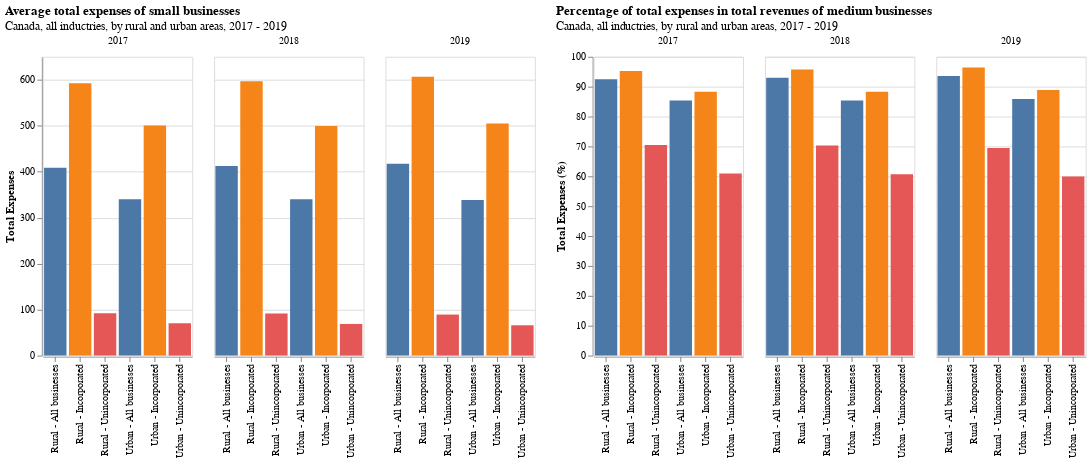

Notebook cell for this chart:
### Code cell
chart2 | chart2_1

### Figure 1 — Vega-Lite specification as saved in the notebook (floating-point values rounded to 4 significant figures)
{"config": {"view": {"continuousWidth": 400, "continuousHeight": 300}}, "hconcat": [{"data": {"name": "data-4d23ff3ced4921eadd13f910d44280ec"}, "mark": "bar", "encoding": {"color": {"field": "Incorporation status", "legend": null, "type": "nominal"}, "column": {"field": "Reference year", "title": "", "type": "quantitative"}, "x": {"field": "temp", "title": "", "type": "nominal"}, "y": {"field": "Total expenses", "title": "Total Expenses", "type": "quantitative"}}, "height": 300, "title": {"text": "Average total expenses of small businesses", "subtitle": "Canada, all inductries, by rural and urban areas, 2017 - 2019"}, "width": 150}, {"data": {"name": "data-6336bb674002d18063c7c28406f7abba"}, "mark": "bar", "encoding": {"color": {"field": "Incorporation status", "legend": null, "type": "nominal"}, "column": {"field": "Reference year", "title": "", "type": "quantitative"}, "x": {"field": "temp", "title": "", "type": "nominal"}, "y": {"field": "Total expenses (%)", "title": "Total Expenses (%)", "type": "quantitative"}}, "height": 300, "title": {"text": "Percentage of total expenses in total revenues of medium businesses", "subtitle": "Canada, all inductries, by rural and urban areas, 2017 - 2019"}, "width": 150}], "$schema": "https://vega.github.io/schema/vega-lite/v4.17.0.json", "datasets": {"data-4d23ff3ced4921eadd13f910d44280ec": [{"Reference year": 2017.0, "Location indicator": "Rural", "Total expenses": "92", "Incorporation status": "Unincorporated", "temp": "Rural - Unincorporated"}, {"Reference year": 2017.0, "Location indicator": "Rural", "Total expenses": "592.4", "Incorporation status": "Incorporated", "temp": "Rural - Incorporated"}, {"Reference year": 2017.0, "Location indicator": "Rural", "Total expenses": "408.7", "Incorporation status": "All businesses", "temp": "Rural - All businesses"}, {"Reference year": 2017.0, "Location indicator": "Urban", "Total expenses": "70.3", "Incorporation status": "Unincorporated", "temp": "Urban - Unincorporated"}, {"Reference year": 2017.0, "Location indicator": "Urban", "Total expenses": "500.6", "Incorporation status": "Incorporated", "temp": "Urban - Incorporated"}, {"Reference year": 2017.0, "Location indicator": "Urban", "Total expenses": "340.1", "Incorporation status": "All businesses", "temp": "Urban - All businesses"}, {"Reference year": 2018.0, "Location indicator": "Rural", "Total expenses": "91.5", "Incorporation status": "Unincorporated", "temp": "Rural - Unincorporated"}, {"Reference year": 2018.0, "Location indicator": "Rural", "Total expenses": "596.6", "Incorporation status": "Incorporated", "temp": "Rural - Incorporated"}, {"Reference year": 2018.0, "Location indicator": "Rural", "Total expenses": "412.5", "Incorporation status": "All businesses", "temp": "Rural - All businesses"}, {"Reference year": 2018.0, "Location indicator": "Urban", "Total expenses": "68.8", "Incorporation status": "Unincorporated", "temp": "Urban - Unincorporated"}, {"Reference year": 2018.0, "Location indicator": "Urban", "Total expenses": "499.2", "Incorporation status": "Incorporated", "temp": "Urban - Incorporated"}, {"Reference year": 2018.0, "Location indicator": "Urban", "Total expenses": "340.1", "Incorporation status": "All businesses", "temp": "Urban - All businesses"}, {"Reference year": 2019.0, "Location indicator": "Rural", "Total expenses": "89.2", "Incorporation status": "Unincorporated", "temp": "Rural - Unincorporated"}, {"Reference year": 2019.0, "Location indicator": "Rural", "Total expenses": "606.8", "Incorporation status": "Incorporated", "temp": "Rural - Incorporated"}, {"Reference year": 2019.0, "Location indicator": "Rural", "Total expenses": "417.2", "Incorporation status": "All businesses", "temp": "Rural - All businesses"}, {"Reference year": 2019.0, "Location indicator": "Urban", "Total expenses": "65.9", "Incorporation status": "Unincorporated", "temp": "Urban - Unincorporated"}, {"Reference year": 2019.0, "Location indicator": "Urban", "Total expenses": "504.9", "Incorporation status": "Incorporated", "temp": "Urban - Incorporated"}, {"Reference year": 2019.0, "Location indicator": "Urban", "Total expenses": "338.5", "Incorporation status": "All businesses", "temp": "Urban - All businesses"}], "data-6336bb674002d18063c7c28406f7abba": [{"Reference year": 2017.0, "Location indicator": "Rural", "Total expenses (%)": "70.5", "Incorporation status": "Unincorporated", "temp": "Rural - Unincorporated"}, {"Reference year": 2017.0, "Location indicator": "Rural", "Total expenses (%)": "95.2", "Incorporation status": "Incorporated", "temp": "Rural - Incorporated"}, {"Reference year": 2017.0, "Location indicator": "Rural", "Total expenses (%)": "92.5", "Incorporation status": "All businesses", "temp": "Rural - All businesses"}, {"Reference year": 2017.0, "Location indicator": "Urban", "Total expenses (%)": "60.9", "Incorporation status": "Unincorporated", "temp": "Urban - Unincorporated"}, {"Reference year": 2017.0, "Location indicator": "Urban", "Total expenses (%)": "88.3", "Incorporation status": "Incorporated", "temp": "Urban - Incorporated"}, {"Reference year": 2017.0, "Location indicator": "Urban", "Total expenses (%)": "85.4", "Incorporation status": "All businesses", "temp": "Urban - All businesses"}, {"Reference year": 2018.0, "Location indicator": "Rural", "Total expenses (%)": "70.3", "Incorporation status": "Unincorporated", "temp": "Rural - Unincorporated"}, {"Reference year": 2018.0, "Location indicator": "Rural", "Total expenses (%)": "95.7", "Incorporation status": "Incorporated", "temp": "Rural - Incorporated"}, {"Reference year": 2018.0, "Location indicator": "Rural", "Total expenses (%)": "93", "Incorporation status": "All businesses", "temp": "Rural - All businesses"}, {"Reference year": 2018.0, "Location indicator": "Urban", "Total expenses (%)": "60.7", "Incorporation status": "Unincorporated", "temp": "Urban - Unincorporated"}, {"Reference year": 2018.0, "Location indicator": "Urban", "Total expenses (%)": "88.3", "Incorporation status": "Incorporated", "temp": "Urban - Incorporated"}, {"Reference year": 2018.0, "Location indicator": "Urban", "Total expenses (%)": "85.4", "Incorporation status": "All businesses", "temp": "Urban - All businesses"}, {"Reference year": 2019.0, "Location indicator": "Rural", "Total expenses (%)": "69.5", "Incorporation status": "Unincorporated", "temp": "Rural - Unincorporated"}, {"Reference year": 2019.0, "Location indicator": "Rural", "Total expenses (%)": "96.4", "Incorporation status": "Incorporated", "temp": "Rural - Incorporated"}, {"Reference year": 2019.0, "Location indicator": "Rural", "Total expenses (%)": "93.6", "Incorporation status": "All businesses", "temp": "Rural - All businesses"}, {"Reference year": 2019.0, "Location indicator": "Urban", "Total expenses (%)": "59.9", "Incorporation status": "Unincorporated", "temp": "Urban - Unincorporated"}, {"Reference year": 2019.0, "Location indicator": "Urban", "Total expenses (%)": "88.9", "Incorporation status": "Incorporated", "temp": "Urban - Incorporated"}, {"Reference year": 2019.0, "Location indicator": "Urban", "Total expenses (%)": "85.9", "Incorporation status": "All businesses", "temp": "Urban - All businesses"}]}}
